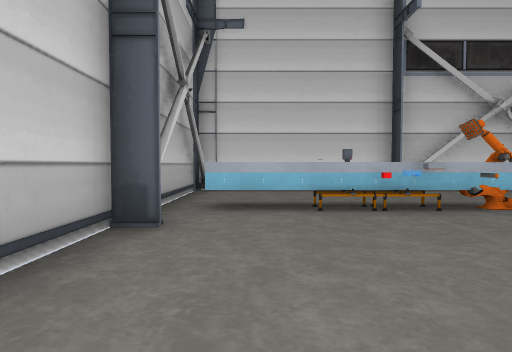
view 1 (above)

18 first-person views from a walk through a level from a Godot 3-D game. The camera is 1.3 m above the floor, tilts 2° down and sees 75° across. The floor is counted in squares, 2 m on a side. Each view is taken from the middle of a square. On the plan, view 1 faces up. The plan holds only what a view shows up to about 10 squares ahead; the rest is blank. Some surface patterns are stand-ins.

view 2
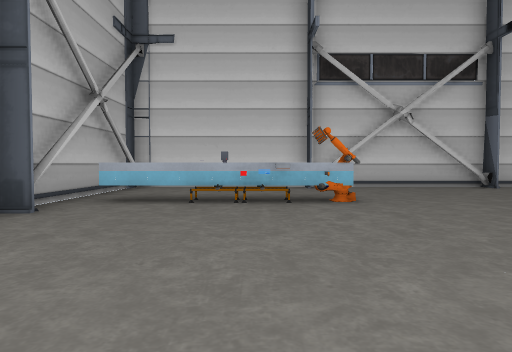

view 3
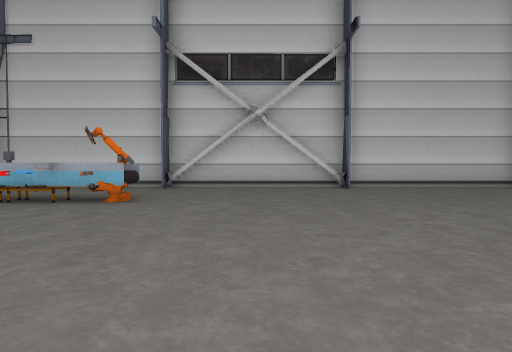

view 4
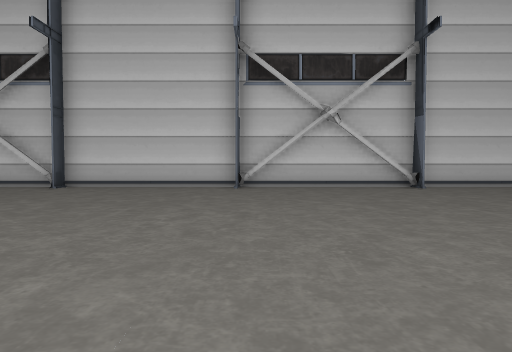

view 5
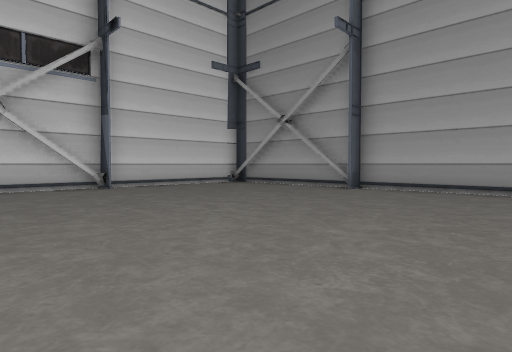

view 6
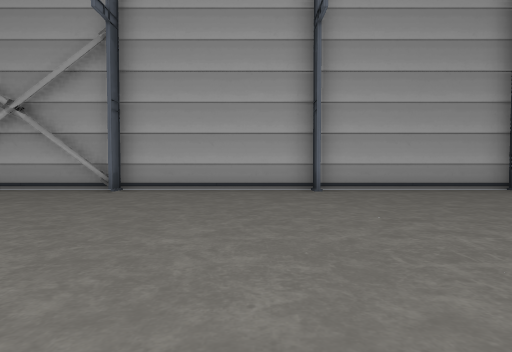

view 7
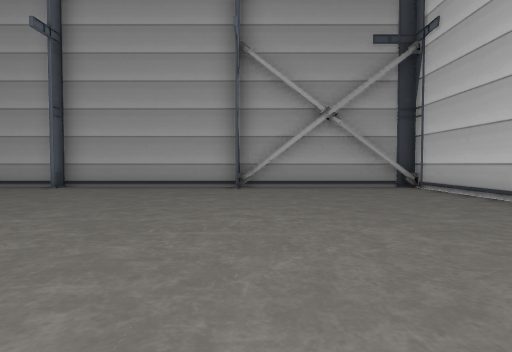

view 8
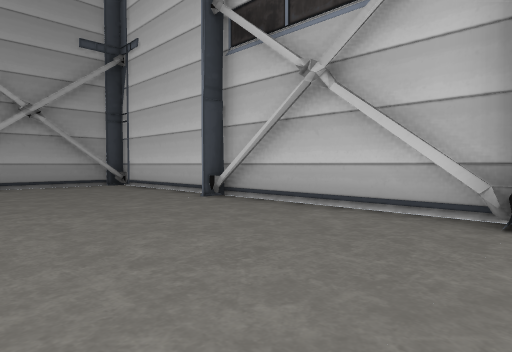

view 9
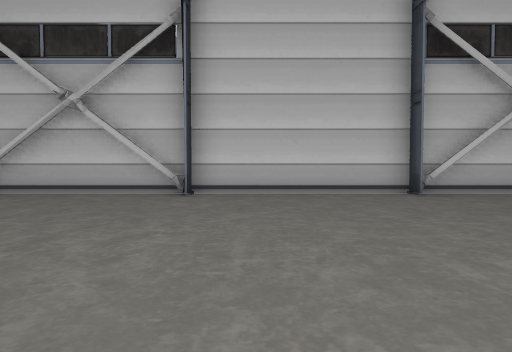

view 10
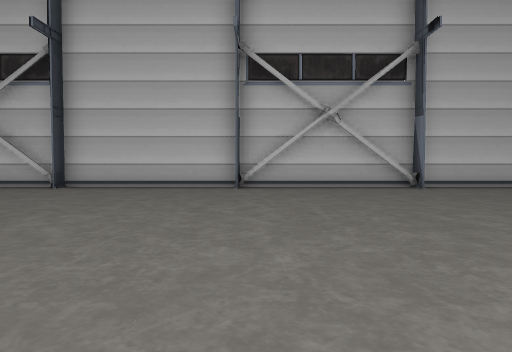

view 11
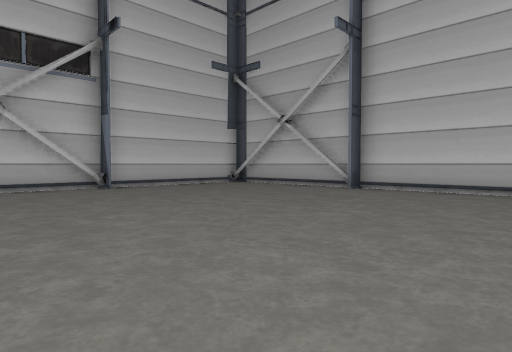

view 12
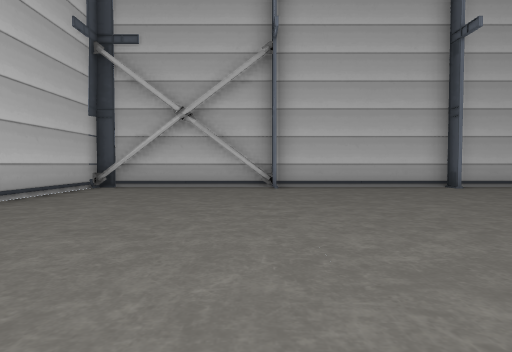

view 13
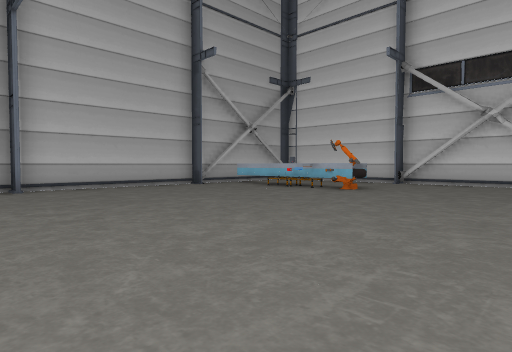

view 14
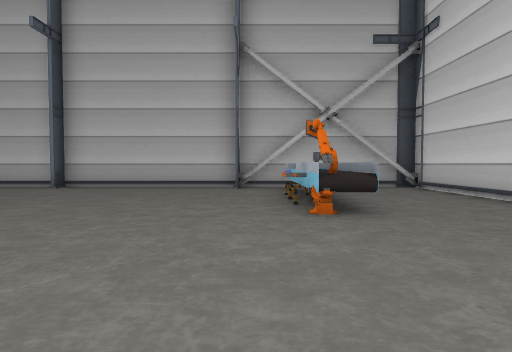

view 15
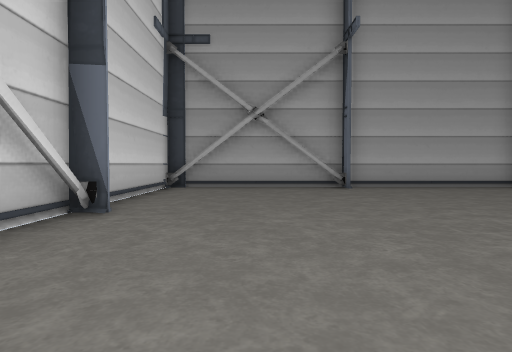

view 16
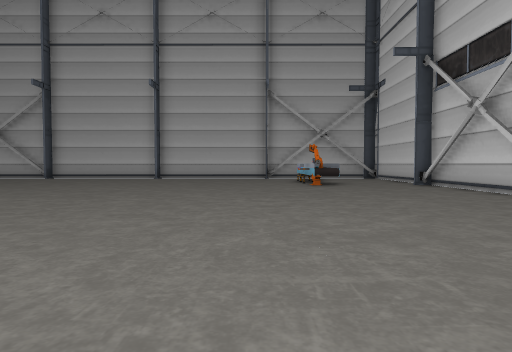

view 17
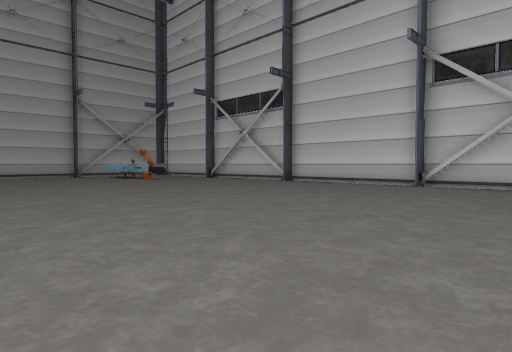

view 18
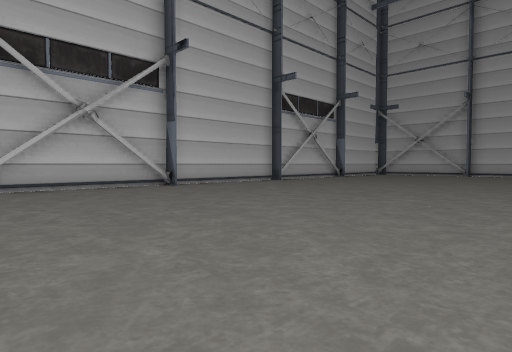

### Floor plan
Key: @ floor where view 1 was taken; # wall or solid block; . floor; ^ raised ledge; R robot; O other object.
Columns run from 2 left of view 1 to 24 right of it. Each row starts with its distance up from view 1.
  9 ###########################
  8 ##...#.....#...#.....#....#
  7 #.........................#
  6 #.........................#
  5 #.^OO^R...................#
  4 #.........................#
  3 ##.......................##
  2 #.........................#
  1 #.........................#
  0 #.@.......................#
 -1 ##.......................##
 -2 #..........    ...........#
 -3 #.........................#
 -4 #.........................#
 -5 #.........................#
 -6 ##.......................##
 -7 #.........................#
 -8 #.........................#
 -9 #.........................#
-10 #.........................#
-11 #....#.....#...#.....#...##
-12 ###########################

Where each view was taken, in squares from view 1:
view 1: 0 up, 0 right, facing up
view 2: 1 down, 2 right, facing up
view 3: 1 down, 6 right, facing up
view 4: 1 down, 14 right, facing up
view 5: 1 down, 15 right, facing up-right
view 6: 0 up, 15 right, facing right
view 7: 7 down, 14 right, facing right
view 8: 7 down, 13 right, facing down-right
view 9: 4 down, 12 right, facing down
view 10: 2 down, 8 right, facing down
view 11: 2 down, 7 right, facing down-left
view 12: 7 down, 8 right, facing left
view 13: 3 down, 8 right, facing up-left
view 14: 4 up, 8 right, facing left
view 15: 6 up, 14 right, facing right
view 16: 3 up, 14 right, facing left
view 17: 2 down, 17 right, facing up-left
view 18: 2 down, 19 right, facing down-left
